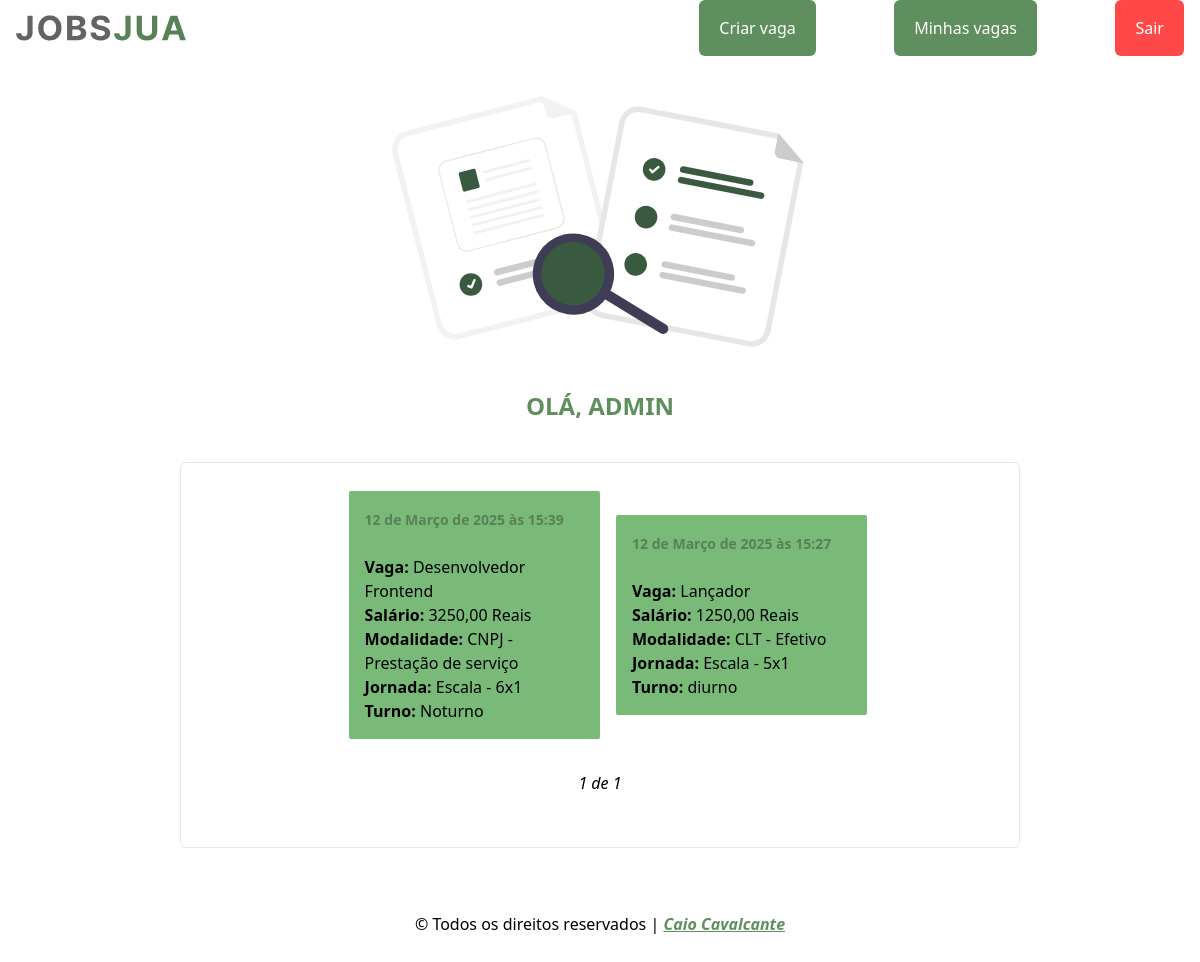
/auth/platform/ (signed in), run on an earlier commit of the app's database.
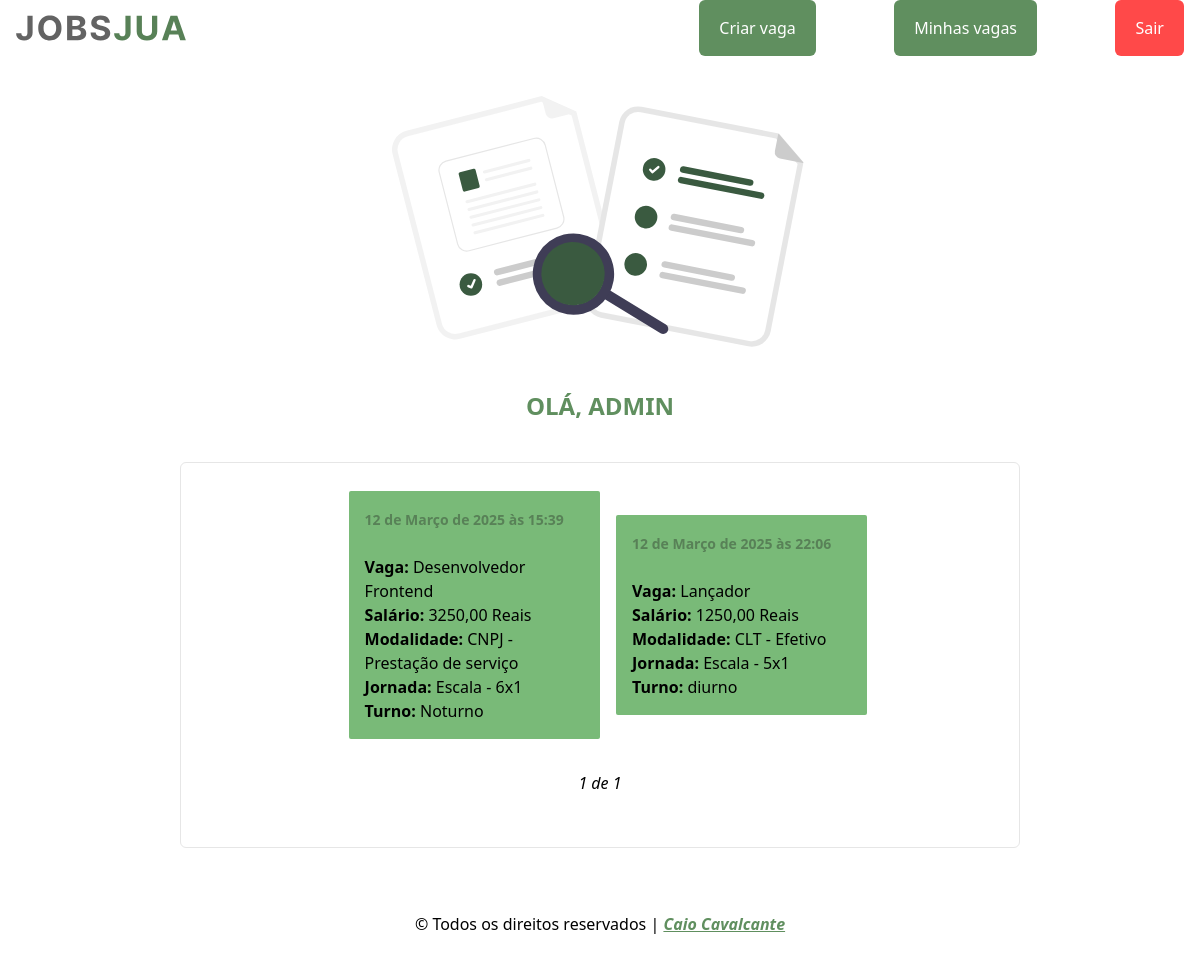
And on a later commit of the database.
### jobs/models.py (models this page shows, shortened)
class Vacancie(models.Model):
  TYPE_MODALITY = (
    ("CLT - Efetivo",     'CLT - Efetivo'),
    ("CLT - Ferista",     'CLT - Ferista'),
    ("CLT - Contrato",    'CLT - Contrato'),
    ("AVULSO - Diaria",   'AVULSO - Diaria'),
    ("AVULSO - Semanal",  'AVULSO - Semanal'),
    ("AVULSO - Quinzena", 'AVULSO - Quinzena'),
    ("CNPJ - Prestação de serviço",  'CNPJ - Prestação de serviço'),
  )
  TYPE_JOURNEY = (
    ("Escala - 5x1",      'Escala - 5x1'),
    ("Escala - 5x2",      'Escala - 5x2'),
    ("Escala - 6x1",      'Escala - 6x1'),
    ("Escala - 12x36",    'Escala - 12x36'),
    ("Escala - 18x36",    'Escala - 18x36'),
    ("Diaria - 1 Dia",    'Diaria - 1 Dia'),
    ("Diaria - 7 Dias",   'Diaria - 7 Dias'),
    ("Diaria - 15 Dias",  'Diaria - 15 Dias'),
  )
  TYPE_STATE = (
    (True,'Vaga aberta'),
    (False,'Vaga fechada'),
  )
  title = models.CharField(max_length=200, blank=False, null=False, verbose_name="Titulo")
  enterprise = models.ForeignKey(Enterprise,on_delete=models.CASCADE, verbose_name="Empresa")
  email = models.CharField(max_length=200, blank=False, null=False, verbose_name="Email")
  whatsapp = models.CharField(max_length=200, blank=False, null=False, verbose_name="WhatsApp")
  wage = models.FloatField(max_length=200, blank=False, null=False, verbose_name="Salário")
  modality = models.CharField(choices=TYPE_MODALITY, verbose_name="Modalidade", max_length=200)
  weekly_journey = models.CharField(choices=TYPE_JOURNEY, verbose_name="Jornada", max_length=200)
  work_shift = models.CharField(max_length=200, blank=False, null=False, verbose_name="Turno")
  state = models.BooleanField( choices=TYPE_STATE, default=True , verbose_name="Estado",  )
  description = models.TextField(max_length=2000, blank=False, null=False, verbose_name="Descrição")
  create_at = models.DateTimeField(auto_now=True)
  USERNAME_FIELD = 'email'
  class Meta:
    verbose_name_plural = 'Vagas'

### secret/views.py (the view)
# urls.py: path('platform/', views.platform, name='platform'),
@login_required(login_url='login')
def platform(request):
    enterprise_loggedin = request.user
    company_vacancie = Vacancie.objects.filter(enterprise=enterprise_loggedin)
    vacancie_paginator = Paginator(company_vacancie, 12)
    page_num = request.GET.get('page')
    page = vacancie_paginator.get_page(page_num)
    context = {
      "company_vacancie": company_vacancie,
      "page": page
    }
    return render(request, template_name='platform.html', context=context)

### secret/templates/platform.html (shortened to what this page needs)
{% extends "jobs/base.html" %}
{% load icons static %}
{% block title-page %}
  <img class="mb-10" src="{%  static 'svg/search.svg' %}" alt="uma lupa">
  OLÁ, {{ user.username|upper }} <strong class="ml-2">{% icon 'happy' %}</strong>
{% endblock title-page %}
{% block main %}
    {% for item in page %}
      <a href="{% url 'secret_one_vacancie' id=item.id %}"
        class="w-[90%] h-auto bg-myGreen-400  hover:bg-myGreen-500 duration-300  p-4 rounded-sm mt-2
        md:w-[60%]
        lg:w-[30%] lg:ml-4
      ">
        <strong class="text-sm text-myGreen-800" >{{ item.create_at }}</strong> <br>
        <br>
        <strong>Vaga: </strong>{{ item.title }}<br>
        <strong>Salário: </strong>{{ item.wage|floatformat:2 }} Reais  <br>
        <strong>Modalidade: </strong> {{ item.modality }} <br>
        <strong>Jornada: </strong> {{ item.weekly_journey }} <br>
        <strong>Turno: </strong> {{ item.work_shift }} <br>
      </a>
    {% endfor %}
    <div class="
      my-4 py-4 w-full flex justify-center items-center radius-sm
      md:px-60
      ld:px-70
    ">
      <h2 class="mx-4 italic">{{page.number}} de {{page.paginator.num_pages}}</h2>
    </div>
{% endblock %}

What changed in the data, as far as the page shows it:
changed Vacancie "Lançador": create_at "12 de Março de 2025 às 15:27" → "12 de Março de 2025 às 22:06"
